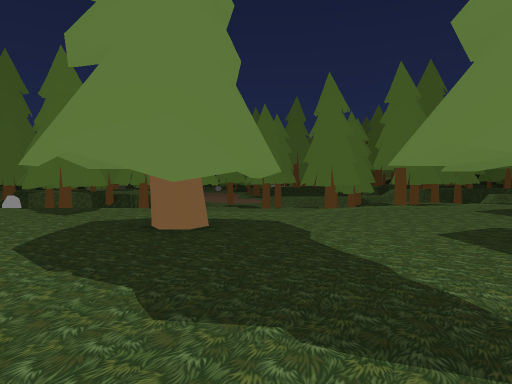
view 1 (above)

19 first-person views from a walk through a 3-D level made in the Unity game engine. The camera is 1.5 m above the floor, tilts 2° down and sees 75° across. The floor is counted in squares, 2 m on a side. Each view is taken from the middle of a square. On the plan, view 1 faces up. The plan holds only what a view shows up to about 11 squares ahead; the rest is blank. The place goes on beyond the plan. The player is left out. Some animated figures are left out. Some surface patterns are stand-ins.

view 2
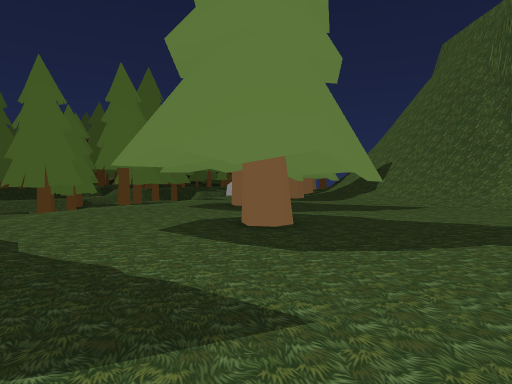

view 3
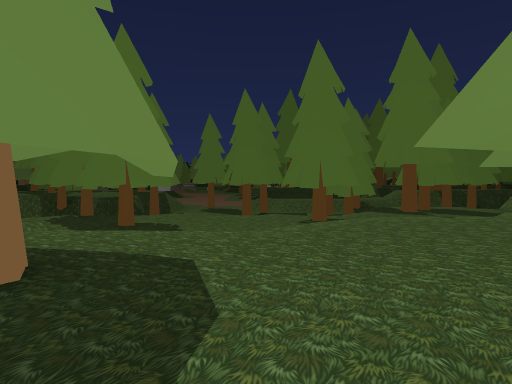

view 4
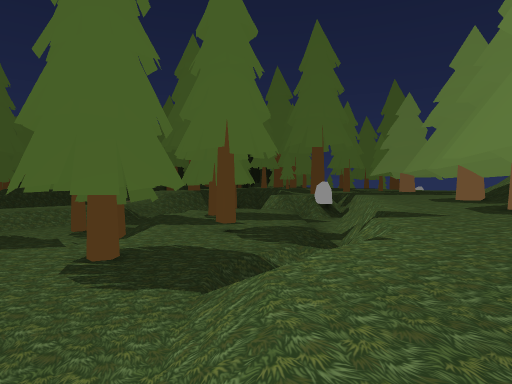

view 5
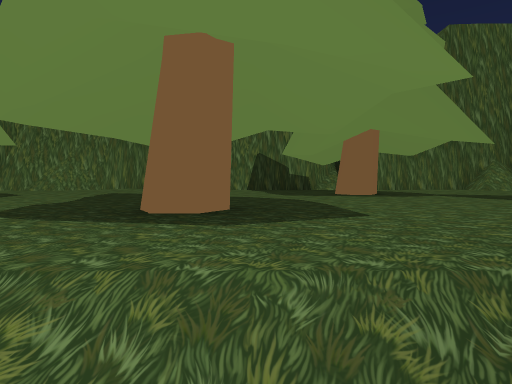

view 6
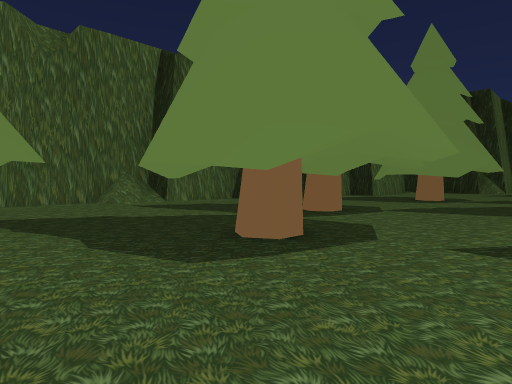

view 7
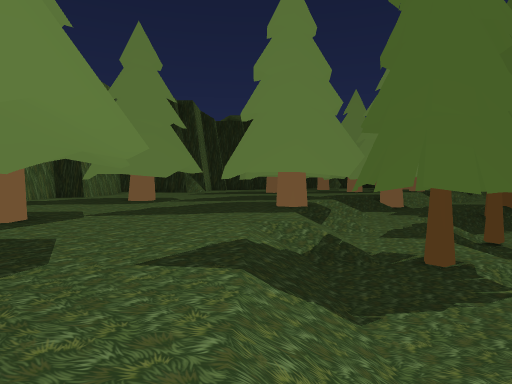

view 8
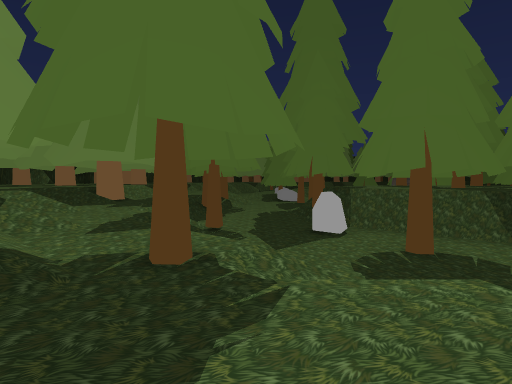

view 9
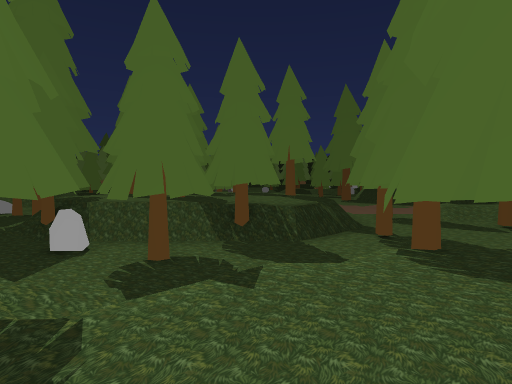

view 10
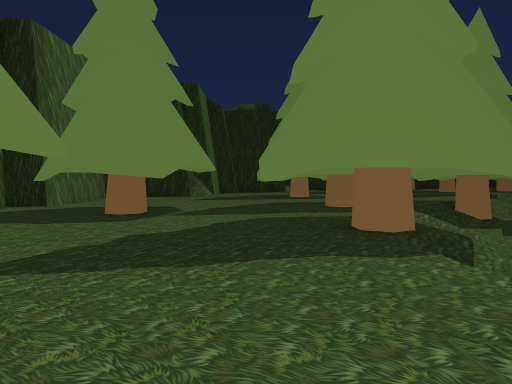

view 11
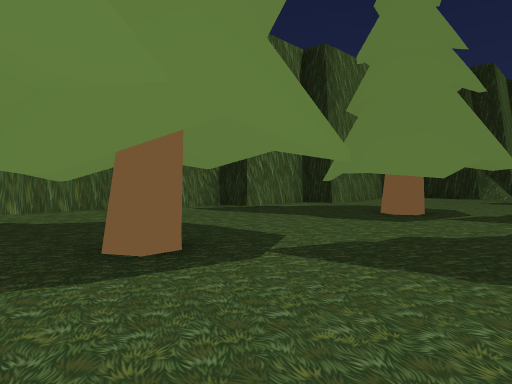

view 12
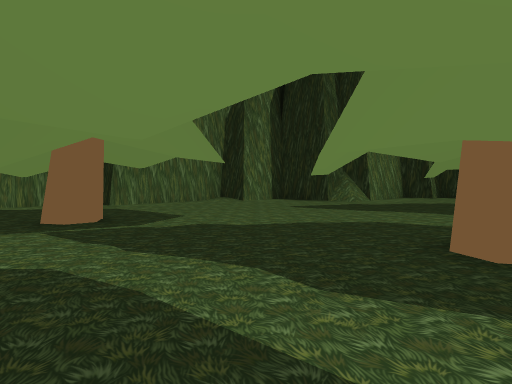

view 13
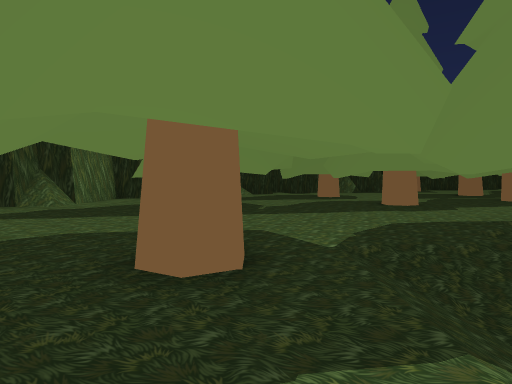

view 14
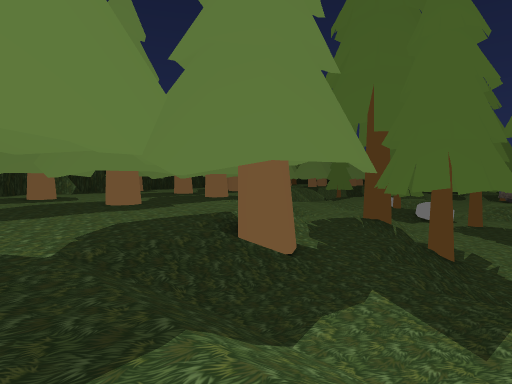

view 15
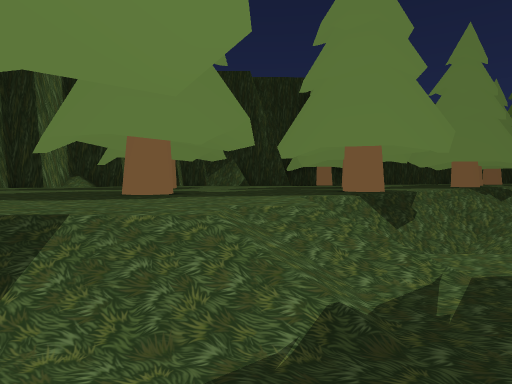

view 16
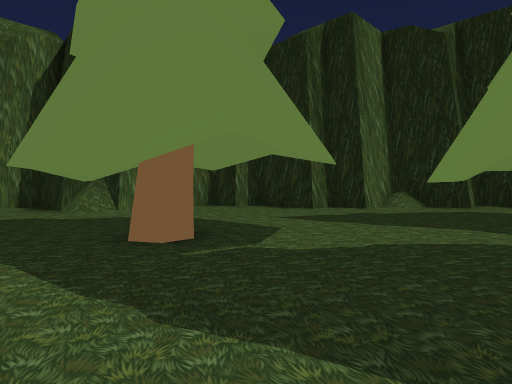

view 17
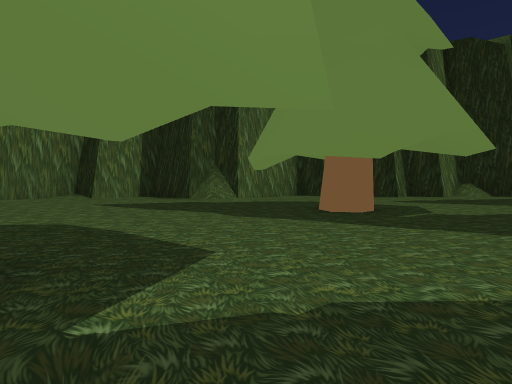

view 18
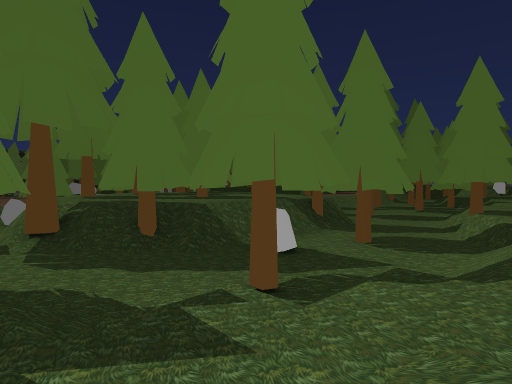

view 19
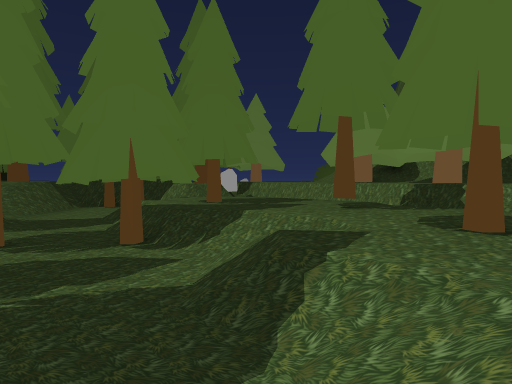

### Floor plan
Key: @ floor where view 1 was taken; # wall or solid block; x gap in a wall; . main floor; - floor 1 m lower than the main floor; _ floor 2 m lower than the main floor; < floor 2.25 m lower than the main floor; / step, stairs or slope; = window, fence, low wall or low ledge; v drop or lower ground; O other object.
Columns run from 31 left of view 1 to 14 right of it. Each row starts with its distance up from view 1.
 21  O.vx//  O/<<<<#OO....            <<O<<<<
 20    OO#//--/<<<</OO....OO/= <<<<<  <<<<<//
 19 O..OOv# --//<<<<_===vvOO/<<O<<<<O<<<<////
 18 ....O.v /--/O<<<<<O<<<<<<<<<<<< <<<<OO----
 17 ........//--/<<<<<O<<<<<<<<     <<<</--O--
 16 ......O../--//<<O<<<<O<<<<    / /////-----
 15 ..O..O.../OO-///<<<<<<<<</O/   //-//-----/
 14   ........//---////<<<<//------------O--///
 13 .....O....//-----//////-----------O----//##
 12 .O.........////--/--O/------O--------//###..
 11 .......O...O.O////-------O  ------/  =##.....
 10 ......O....O....O////---        -/=#=.......O/
  9 #...........O.......//////////   /........O OO
  8 #.....O.........O.........../////.....O
  7 ##......................O......O......O
  6  ####=.........O.......O......OO......OO..
  5     ##.......O.....O.O........O......O..../
  4      #.............O...O......O....O.....///
  3      ###......O.....O.......O............///#
  2        #####...............OO.......O....///#
  1            ####............O............./
  0               ### .........O...@.....
 -1                  ####==... ...   ..###
 -2                     ###########  ###

Where each view was taken, in squares from view 1:
view 1: 0 up, 0 right, facing up
view 2: 0 up, 0 right, facing up-right
view 3: 3 up, 1 right, facing up
view 4: 8 up, 1 right, facing up-right
view 5: 9 up, 2 left, facing down
view 6: 9 up, 5 left, facing down-left
view 7: 9 up, 6 left, facing left
view 8: 10 up, 8 left, facing up-left
view 9: 9 up, 8 left, facing up
view 10: 8 up, 10 left, facing left
view 11: 8 up, 10 left, facing down-left
view 12: 11 up, 16 left, facing down-left
view 13: 11 up, 17 left, facing left
view 14: 11 up, 17 left, facing up-left
view 15: 17 up, 20 left, facing left
view 16: 14 up, 23 left, facing down-left
view 17: 13 up, 20 left, facing down-left
view 18: 12 up, 19 left, facing up-right
view 19: 16 up, 1 left, facing right
